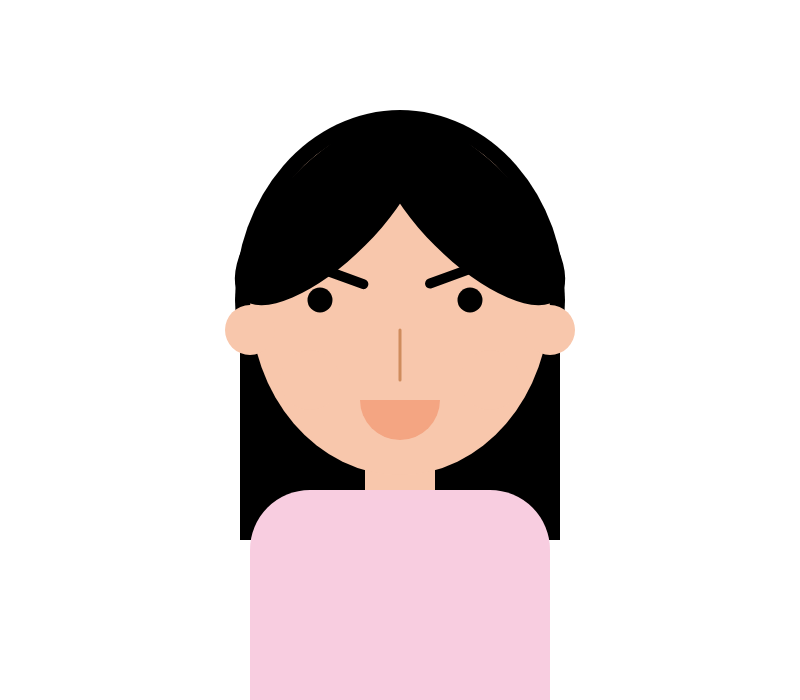
Frame 1 (no input)
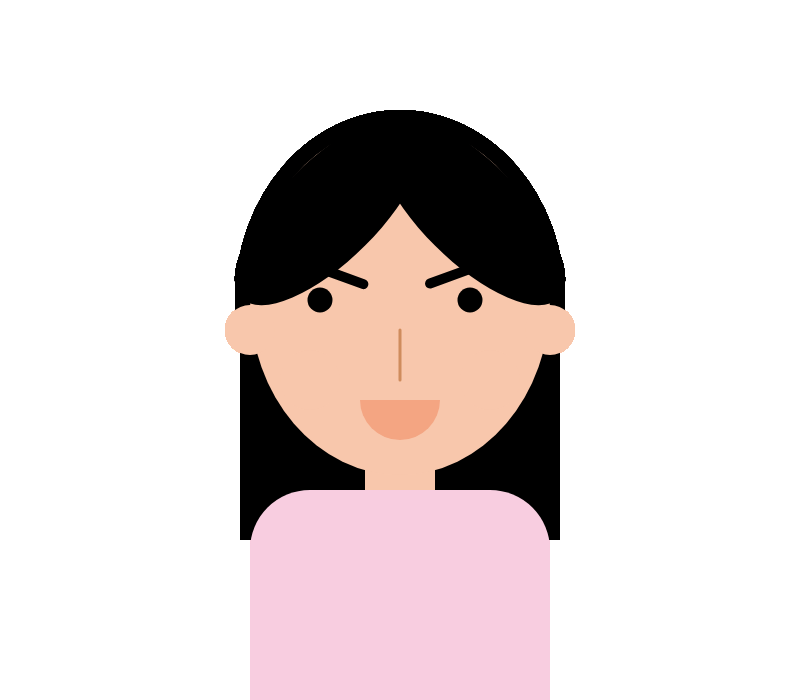
Frame 60 (no input)
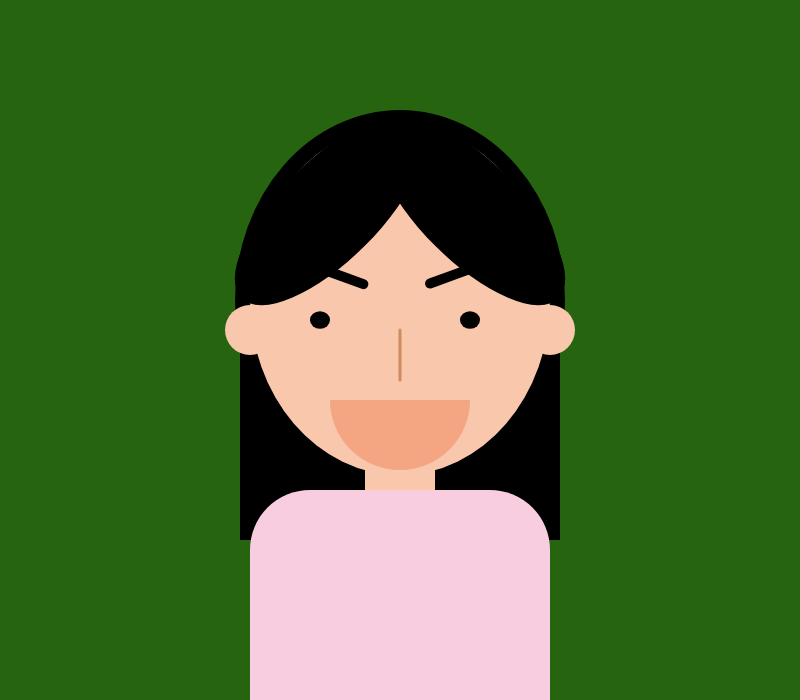
Frame 120 (the mouse pressed at the canvas centre since frame 60)

The p5.js sketch that drew these frames (run headless with seeded random() and noise() and a simulated clock; from frame 60 on, the mouse is pressed at the canvas centre):

// p5.js sketch
// ── sketch.js
let x1, x2, y1, y2;

x1 = 320;
y1 = 320;
x2 = 470;
y2 = 320;

//   mouth
let mouthx = 400;
let mouthy = 400;
let mouthSize = 80;
let maxMouthSize = 200;
let mouthGrowSpeed = 1;

//cheekcolor
let from;
let to;
let t = 0;

function setup() {
  createCanvas(800, 700);
}

function draw() {
  // background(202, 156, 255);
 changeBackground();
  hair();
  neck();
  head();
  frontHair();
  eyes();
  nose();
  body();
  eyebrow();
  cheek();
  mouth();
  ear();
}


///////////////////funciton define
function changeBackground(){
  if(mouseIsPressed){
    background(random(255),random(255),random(255));
  }

}

function hair() {
  //   back hair
  fill(0, 0, 0);
  noStroke();
  ellipse(400, 300, 330, 380);
  rect(400, 290, 160, 250);
  rect(240, 290, 160, 250);
}
/////////
function neck() {
  //   neck
  push();
  rectMode(CENTER);
  fill(248, 199, 172);
  noStroke();
  rect(400, 470, 70, 100);
  pop();
}
/////
function head() {
  //   head
  fill(248, 199, 172);
  ellipse(400, 300, 300, 350);
}
///////
function frontHair() {
  // front hair
  push();
  translate(330, 210);
  rotate(radians(45));
  fill(0, 0, 0);
  ellipse(0, 0, 100, 250);
  pop();

  push();
  translate(470, 210);
  rotate(radians(-45));
  fill(0, 0, 0);
  ellipse(0, 0, 100, 250);
  pop();
}
//////
function eyes() {
  //   eyes
  fill(0, 0, 0);
  if (mouseX < 600 && mouseX > 200 && mouseY > 200 && mouseY < 400) {
    ellipse(x1, y1, mouseX / 20, mouseY / 20);
    ellipse(x2, y2, mouseX / 20, mouseY / 20);
    // }else{ellipse(320, 320, 25,25);
    // ellipse(470, 320, 25,25);}
  }
  if (mouseX < 200 && mouseY < 400 && mouseY > 200) {
    ellipse(x1 - 20, y1, 25, 25);
    ellipse(x2 - 20, y2, 25, 25);
  }

  if (mouseX > 600 && mouseY < 400 && mouseY > 200) {
    ellipse(x1 + 20, y1, 25, 25);
    ellipse(x2 + 20, y2, 25, 25);
  }

  if (mouseY < 200) {
    ellipse(x1, y1 - 20, 25, 25);
    ellipse(x2, y2 - 20, 25, 25);
  }

  if (mouseY > 400) {
    ellipse(x1, y1 + 20, 25, 25);
    ellipse(x2, y2 + 20, 25, 25);
  }
}
//////
function nose() {
  //  nose
  stroke(207, 140, 93);
  strokeWeight(3);
  line(400, 330, 400, 380);
}
//////
function body() {
  //   body
  push();
  rectMode(CENTER);
  noStroke();
  fill(248, 205, 224);
  rect(400, 640, 300, 300, 60, 60, 0, 0);
  pop();
}
//////
function eyebrow() {
  //   Eyebrow
  push();

  if (mouseY > 400) {
    translate(310, 310);
    rotate(radians(-90));
    // rect(0, 0, 10, 60, 10, 10);
  } else {
    translate(310, 270);
    rotate(radians(-70));
  }

  fill(0, 0, 0);
  noStroke();
  rect(0, 0, 10, 60, 10, 10);
  pop();

  push();
  if (mouseY > 400) {
    translate(480, 300);
    rotate(radians(90));
  } else {
    translate(480, 260);
    rotate(radians(70));
  }

  fill(0, 0, 0);
  noStroke();
  rect(0, 0, 10, 60, 10, 10);
  pop();
}
/////
function cheek() {
  //cheek

  //cheek color
  from = color(248, 199, 172);
  to = color("rgb(241,61,61)");
  let interA = lerpColor(from, to, t);

  if (
    (mouseX < 340 && mouseX > 270 && mouseY > 350 && mouseY < 410) ||
    (mouseX > 460 && mouseX < 520 && mouseY > 350 && mouseY < 410)
  ) {
    if (t < 1) {
      t += 0.01;
    }
  } else if (t > 0) {
    t -= 0.01;
  }

  fill(interA);
  noStroke();
  circle(310, 380, 60);
  circle(490, 380, 60);
}
///////
function mouth() {
  //   mouth

  if (mouseIsPressed) {
    mouthSize += mouthGrowSpeed;
    if (mouthSize > maxMouthSize) {
      mouthSize = maxMouthSize;
    }
  } else {
    mouthSize = 80;
  }

  fill(244, 165, 130);
  noStroke();
  strokeWeight(0);
  arc(mouthx, mouthy, mouthSize, mouthSize, 0, PI, CHORD);
}
/////////
function ear() {
  //   ear
  fill(248, 199, 172);
  noStroke();
  circle(250, 330, 50);
  circle(550, 330, 50);
}
